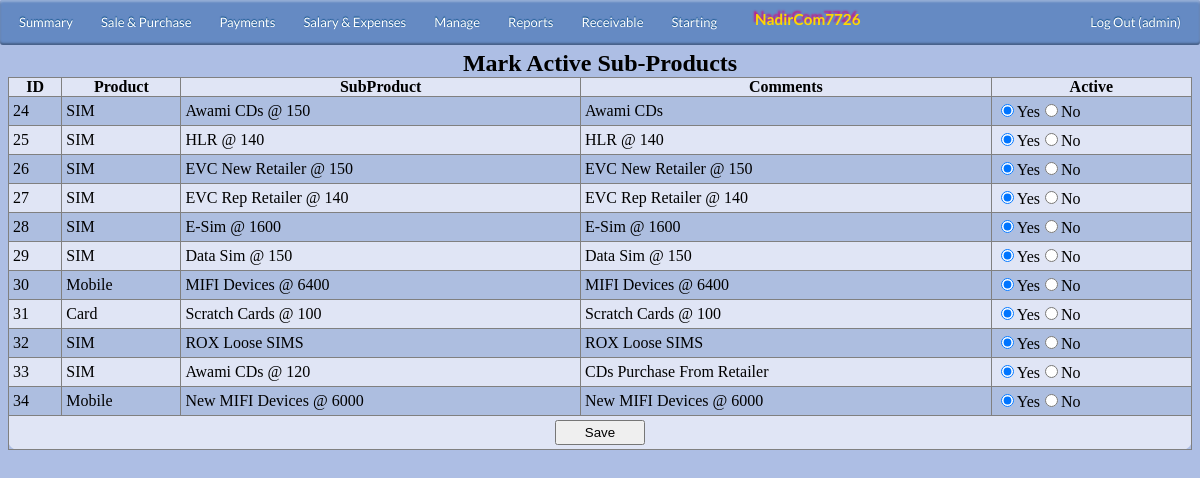
/admin/markproducttypes.php (signed in), run on the app's committed database.
### tables this page shows
CREATE TABLE `config` (
  `id` int(11) NOT NULL,
  `name` varchar(50) DEFAULT NULL,
  `customName` varchar(100) DEFAULT NULL
);

CREATE TABLE `types` (
  `typeID` int(11) NOT NULL,
  `productName` varchar(30) DEFAULT NULL,
  `typeName` varchar(30) DEFAULT NULL,
  `typeComments` varchar(100) DEFAULT NULL,
  `isActive` tinyint(1) DEFAULT 1
);

### admin/includes/globalvar.php (called while the page is built, shortened)
<?php
include_once('dbcon.php');
$qry = mysqli_query($con,"SELECT customName FROM config WHERE name='organization';") or die(mysqli_error());
$Data=mysqli_fetch_assoc($qry);
$childOrganization=$Data['customName'];
?>

### admin/includes/variables.php (called while the page is built, shortened)
<?php
include_once('dbcon.php');
include_once('globalvar.php');
		$currentActiveUser=$_SESSION['login_user'];
?>

### admin/markproducttypes.php (the view, shortened to what this page needs)
<?php
include_once('includes/variables.php');
include_once('includes/dbcon.php');
include_once('includes/globalvar.php');
?>
	<head>
	</head>
		<?php
			include_once('includes/navbar.php');
		?>
	<div class="container" align="center">
							<center>
								<caption> <h2>Mark Active Sub-Products</h2></caption>
							</center>
			<div  style="border: solid black 0px; ">
						<form method="POST">
							<table cellpadding="0" cellspacing="0" border="1" class="table table-bordered table-condensed" id="dbResult">
								<thead>
									<tr>
										<th>ID</th>
										<th>Product</th>
										<th>SubProduct</th>
										<th>Comments</th>
										<th>Active</th>
								</thead>
								<tbody>
												<?php
												$sql = mysqli_query($con,"SELECT * FROM types")or die(mysqli_query());
													WHILE($Data=mysqli_fetch_array($sql))
													{
															$tID = $Data['typeID'];
															$pName=$Data['productName'];
															$tName= $Data['typeName'];
															$tCmnt=$Data['typeComments'];
															$id = $Data['typeID'];
															echo "<tr>";
															echo "<td>";
														?>
															<input style="border: none; background: transparent;" type="text" name="emID[]" id="iBox3" value="<?php echo $tID; ?>" hidden><?php echo $Data['typeID']; ?></td>
														<?php
														echo "<td>".$pName."</td>";
															echo "<td>".$tName."</td>";
															echo "<td>".$tCmnt."</td>";
															echo "<td>";
															if($Data['isActive']!=0)
															{
																echo "<input type=\"radio\" name=\"choice[$id]\" id=\"choice\" value=\"Yes\" checked>Yes";
																echo "<input type=\"radio\" name=\"choice[$id]\" id=\"choice\" value=\"No\" >No";
															}
															else
															{
																echo "<input type=\"radio\" name=\"choice[$id]\" id=\"choice\" value=\"Yes\">Yes";
																echo "<input type=\"radio\" name=\"choice[$id]\" id=\"choice\" value=\"No\" checked>No";
															}
															echo "</td>";
														echo "</tr>";
													}
													?>
													<tr><td colspan="5" style="text-align: center;">
													<input type="submit"  value="Save" name="SaveChangedData" id="Btn">
													</td></tr>
								</tbody>
							</table>
						</form>
			</div>
	</div>
</html>

### admin/includes/navbar.php (shortened to what this page needs)
<div id='cssmenu'>
	<ul>
		<li><a href='summary.php'><span>Summary</span></a>
		</li>
		<li><a href='#'><span>Sale & Purchase</span></a>
		</li>
		<li class='active has-sub'><a href='#'><span>Payments</span></a>
		</li>
		<li><a href='#'><span>Salary & Expenses</span></a>
		</li>
		<li class='active has-sub'><a href='#'><span>Manage</span></a>
		</li>
		<li class='active has-sub'><a href='#'><span>Reports</span></a>
		</li>
		<li class='active has-sub'><a href='#'><span>Receivable</span></a>
		</li>
		<li class='active has-sub'><a href='#'><span>Starting</span></a>
		</li>
		<li style="float:left">
			<h3> <?php echo $childOrganization?></h3>
		</li>
		<li style="float:right"><a href="../logout.php"> Log Out (<?php echo $currentActiveUser; ?>)</a></li>
	</ul>
</div>

### data on the page
config: customName "NadirCom7726"
types: typeID "24", productName "SIM", typeName "Awami CDs @ 150", typeComments "Awami CDs"
types: typeID "25", productName "SIM", typeName "HLR @ 140", typeComments "HLR @ 140"
types: typeID "26", productName "SIM", typeName "EVC New Retailer @ 150", typeComments "EVC New Retailer @ 150"
types: typeID "27", productName "SIM", typeName "EVC Rep Retailer @ 140", typeComments "EVC Rep Retailer @ 140"
types: typeID "28", productName "SIM", typeName "E-Sim @ 1600", typeComments "E-Sim @ 1600"
types: typeID "29", productName "SIM", typeName "Data Sim @ 150", typeComments "Data Sim @ 150"
types: typeID "30", productName "Mobile", typeName "MIFI Devices @ 6400", typeComments "MIFI Devices @ 6400"
types: typeID "31", productName "Card", typeName "Scratch Cards @ 100", typeComments "Scratch Cards @ 100"
types: typeID "32", productName "SIM", typeName "ROX Loose SIMS", typeComments "ROX Loose SIMS"
types: typeID "33", productName "SIM", typeName "Awami CDs @ 120", typeComments "CDs Purchase From Retailer"
types: typeID "34", productName "Mobile", typeName "New MIFI Devices @ 6000", typeComments "New MIFI Devices @ 6000"

### other printed values
$currentActiveUser "admin"
